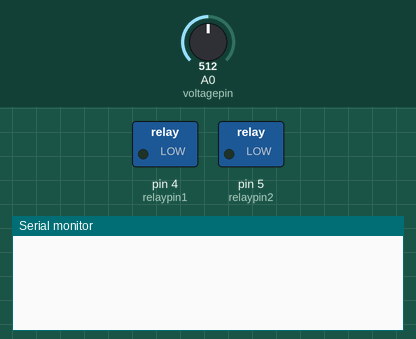
The sketch below on a simulated Arduino Uno, built with avr-gcc and run on an emulated ATmega328P. Shown: switched loads named in the sketch (green lamp = pin HIGH), the last lines printed to the serial monitor. The inputs (shaded band) are chosen by the test bench; at power-on: A0 (voltagepin) = 512. WiFi joins after 1.5 s; servers stay silent unless stated; the modem accepts every AT command (registered, SIM ready, sends succeed) and sends nothing else.

Above: at 0.1 s.
5.2 s: A0 (voltagepin) set to 435
At 5.7 s:
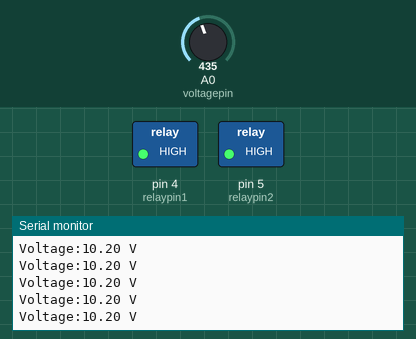
8.2 s: A0 (voltagepin) set to 419
At 9.2 s:
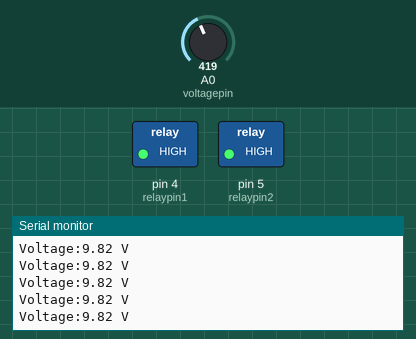
Timing chart, 0 to 11.2 s (numbered marks = the images above; inputs shaded):
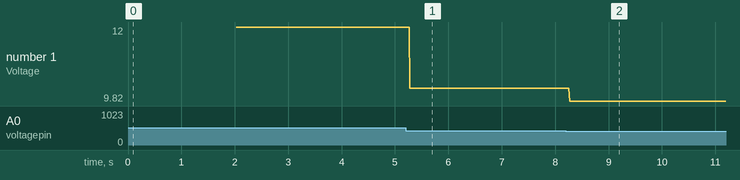

Measured:
- after the input at 5.2 s, the serial monitor: prints a new line after 0.08 s (image 1)
- after the input at 8.2 s, the serial monitor: prints a new line after 0.07 s (image 2)
- plotted number 1: 12 → 10.2 after the input at 5.2 s, 10.2 → 9.82 after the input at 8.2 s

The sketch:

powerdridgsmether.ino
```cpp
#include<String.h>
#include <SPI.h>
#include <Ethernet.h>
#include <SoftwareSerial.h>


byte mac[] = {0xDE, 0xAD, 0xBE, 0xEF, 0xFE, 0xED };//MAC address

IPAddress ip(192,168,137,20);//
EthernetServer server(80);

String number1="+919448228044";
String number2="+919482513153";
//String number3="+919071108984";
String number3="+918848337736";

String message="";
String num="";

String st="http://maps.google.com/?q=";

SoftwareSerial mySerial(2,3);//(Rx,Tx)

int relaypin1 = 4;
int relaypin2 = 5;
int voltagepin=A0;

float voltage=0.0;
int value1=0;
int value2=0;
int flag=0;
int gpsflag=0;

void setup()
{
  Serial.begin(9600);
  Ethernet.begin(mac, ip);
  server.begin();
  mySerial.begin(9600);
  mySerial.println("AT+CNMI=2,2,0,0,0"); // AT Command to recieve a live SMS
  delay(1000);
  Serial.println(mySerial.readString());

  pinMode(relaypin1, OUTPUT);
  pinMode(relaypin2, OUTPUT);
  pinMode(voltagepin, INPUT);

  digitalWrite(relaypin1,HIGH);
  digitalWrite(relaypin2,HIGH);
}

void loop()
{
  voltage=analogRead(voltagepin);
  voltage=voltage*24/1024.0;
  Serial.print("Voltage:");
  Serial.print(voltage);
  Serial.println(" V");
  ether();
  gsm();
  if(value1==1 && voltage<0.5 && flag==0)
  {
    //Gpslocate();
    st="POWER FAILURE AT "+ st;
    flag=1;
    SendMessage(st,num);
  }
  if(voltage>0.5)
    flag=0;
}

void ether()
{
  EthernetClient client;
  String readString;
  client = server.available();
  if (client)
  {
    while (client.connected())
    {
      voltage=analogRead(voltagepin);
      voltage=voltage*24/1024.0;
      Serial.print("voltage:");
      Serial.print(voltage);
      Serial.println(" V");
      if (client.available())
      {
         char c = client.read();
         //read char by char HTTP request
         if (readString.length() < 100)
         {
          //store characters to string
          readString += c;
         }
         //if HTTP request has ended
         if (c == '\n')
         {
           client.println("HTTP/1.1 200 OK"); //send new page
           client.println("Content-Type: text/html");
           client.println();

           client.println("<HTML>");

           client.println("<HEAD>");
           client.println("<meta name='apple-mobile-web-app-status-bar-style' content='black-translucent' />");
           client.println("<link rel='stylesheet' type='text/css' href='http://randomnerdtutorials.com/ethernetcss.css' />");
           client.println("<TITLE>Arduino Project</TITLE>");
           client.println("</HEAD>");

           client.println("<BODY>");

           client.println("<br/>");
           client.println("<H2>IOT BASED POWER GRID MANAGEMENT</H2>");
           client.println("VOLTAGE:");
           client.println(voltage);
           client.println(" V");

           client.println("<br />");
           client.println("<br />");
           client.println("<a href=\"/?button1on\"\">Turn On Line 1</a>");
           client.println("<a href=\"/?button1off\"\">Turn Off Line 1</a><br />");
           client.println("<br />");
           client.println("<br />");
           client.println("<a href=\"/?button2on\"\">Turn On Line 2</a>");
           client.println("<a href=\"/?button2off\"\">Turn Off Line 2</a><br />");
           client.println("<br />");

           client.println("</BODY>");
           client.println("<head>");
           client.println("<meta http-equiv='refresh' content='1'>");
           client.println("</head>");

           client.println("</HTML>");

           //delay(1);
           //stopping client
           client.stop();
           //controls the Arduino if you press the buttons

           if (readString.indexOf("?button1on") >0)
              value1=1;
           if (readString.indexOf("?button1off") >0)
              value1=0;
           if (readString.indexOf("?button2on") >0)
              value2=1;
           if (readString.indexOf("?button2off") >0)
              value2=0;
           process();
         }
      }
    }
    readString="";
  }
}

void process()
{
    if(value1==1)
    {
      digitalWrite(relaypin1,LOW);
      Serial.println("LINE1 ON");
    }
    if(value1==0)
    {
      digitalWrite(relaypin1,HIGH);
      Serial.println("LINE1 OFF");
    }
    if(value2==1)
    {
      digitalWrite(relaypin2,LOW);
      Serial.println("LINE2 ON");
    }
    if(value2==0)
    {
      digitalWrite(relaypin2,HIGH);
      Serial.println("LINE2 OFF");
    }
}

 void gsm()
{
  if (mySerial.available())
  {
    message="";
    num="";
    String msg=mySerial.readString();
    Serial.println(msg);
    num=msg.substring(9,22);
    Serial.print("Number:");
    Serial.println(num);
    if(num==number1 || num==number2 || num==number3)
    {
       message=msg.substring(51,msg.length()-2);
       if(message=="ON1")
       {
          value1=1;
          //SendMessage("LINE1 ON",num);
          Serial.println("LINE1 ON");
       }
       if(message=="OFF1")
       {
          value1=0;
          //SendMessage("LINE1 OFF",num);
          Serial.println("LINE1 OFF");
       }

       if(message=="ON2")
       {
          value2=1;
          //SendMessage("LINE2 ON",num);
          Serial.println("LINE2 ON");
       }
       if(message=="OFF2")
       {
          value2=0;
          //SendMessage("LINE2 OFF",num);
          Serial.println("LINE2 OFF");
       }
       process();
       delay(1000);
    }
  }
}

void SendMessage(String ms,String nu)
{
  mySerial.println("AT+CMGF=1\r\n"); //Sets the GSM Module in Text Mode
  delay(1000); // Delay of 1000 milli seconds or 1 second
  mySerial.println("AT+CMGS=\""+nu+"\"\r\n"); // Replace x with mobile number
  delay(1000);
  mySerial.println(ms);
  delay(100);
  mySerial.println((char)26);// ASCII code of CTRL+Z
  delay(1000);
}
```
